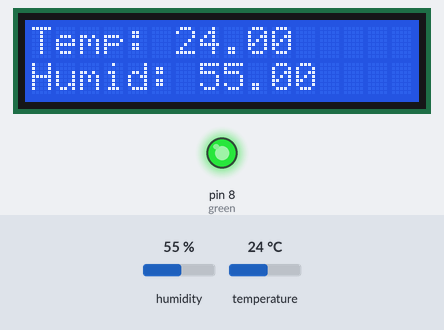
Recording of a sketch running on a simulated Arduino Uno, built with avr-gcc and run on an emulated ATmega328P. On the bench: 16×2 character LCD, output pins drawn as LEDs (lit = HIGH). The test bench sets the inputs (shaded band); at power-on: humidity 55 %, temperature 24 °C.

Above: at 1.2 s.
1.3 s: humidity set to 22 %
At 2.5 s:
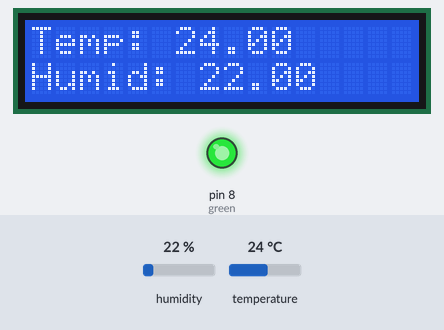
4.0 s: temperature set to 12 °C
At 5.3 s:
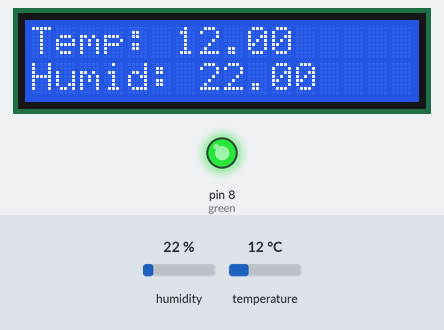
6.7 s: humidity set to 40 %
At 8.7 s:
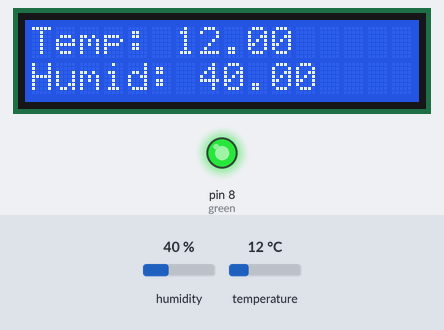
9.7 s: temperature set to 19 °C
At 11.5 s:
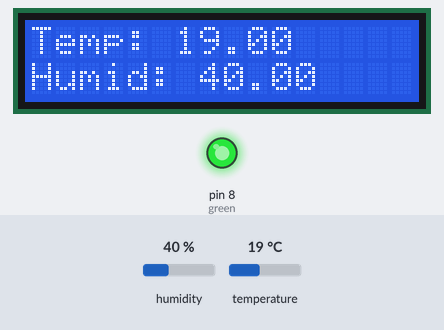
Timing chart, 0 to 13.0 s (numbered marks = the images above; inputs shaded):
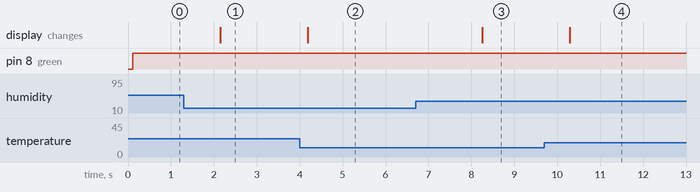

Measured:
- after the input at 1.3 s, the display: changes after 0.85 s (image 1)
- after the input at 4.0 s, the display: changes after 0.18 s (image 2)
- after the input at 6.7 s, the display: changes after 1.6 s (image 3)
- after the input at 9.7 s, the display: changes after 0.59 s (image 4)

The sketch:

summer.ino
```cpp
#include <LiquidCrystal_I2C.h>
#include <Wire.h>
#include "DHT.h"

// DHT Pins
#define DHTPIN A0
#define DHTTYPE DHT11

// Modules Setup
LiquidCrystal_I2C lcd(0x27,16,2);
DHT dht(DHTPIN, DHTTYPE);

int green = 8;

void setup() {
  // Begin Sensors & Modules
  Serial.begin(9600);
  dht.begin();
  lcd.init();

  // Light the backlight
  lcd.backlight();

  pinMode(green, OUTPUT);
}

void loop() {
  float temp = dht.readTemperature();
  float humid = dht.readHumidity();

  lcd.setCursor(0 , 0);
  lcd.print("Temp: " + String(temp));
  lcd.setCursor(0, 1);
  lcd.print("Humid: " + String(humid));

  digitalWrite(green, HIGH);
}
```
